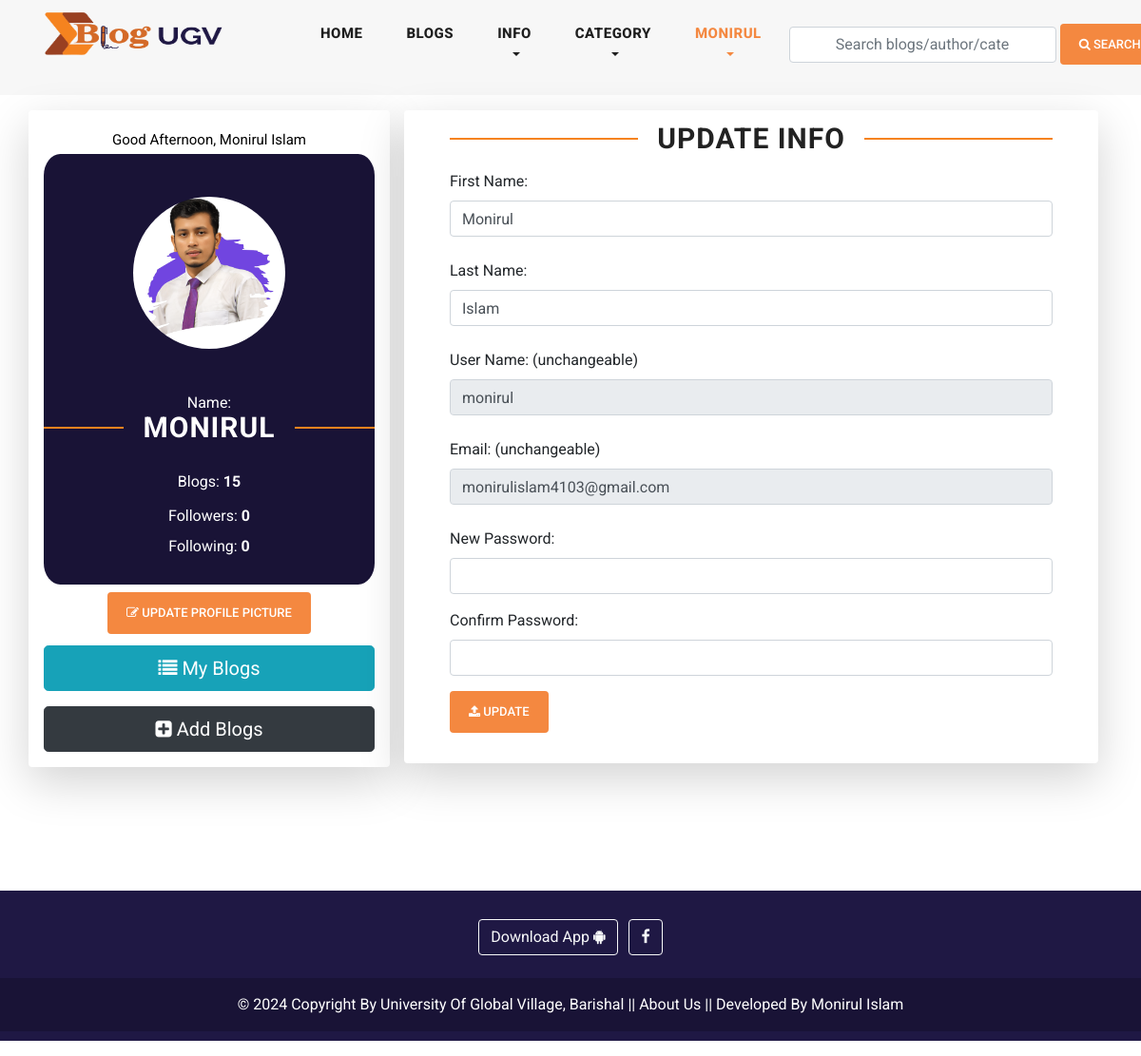
Before: /profile/ (signed in) with the older database file.
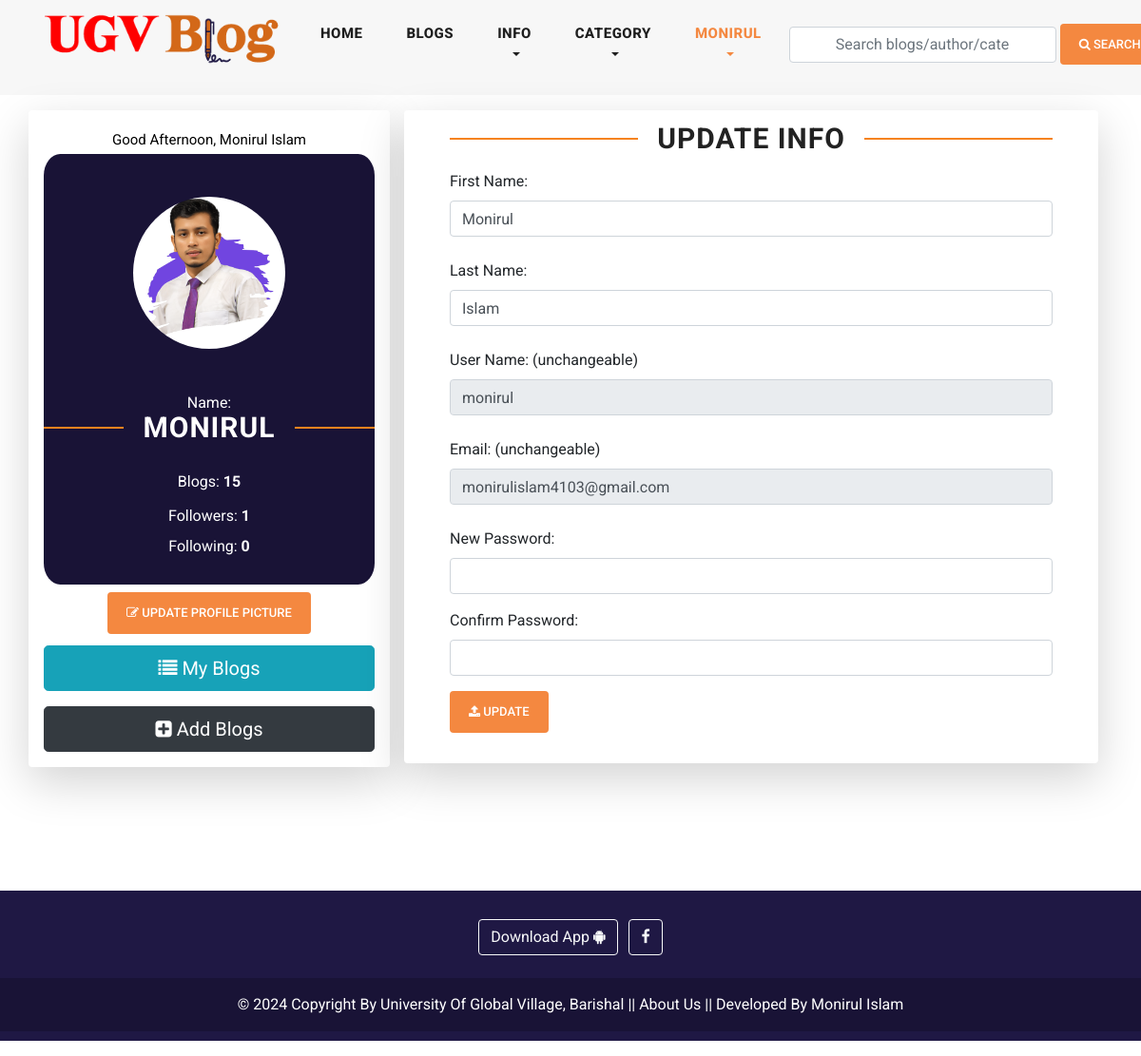
After: the same page with the newer database file.
### blog/models.py (models this page shows, shortened)
class Site(models.Model):
    header_logo = models.ImageField(upload_to="site_info")
    footer_logo = models.ImageField(upload_to="site_info")
    site_name = models.CharField(max_length=25)

### user_profile/models.py (models this page shows, shortened)
class User(AbstractUser):
    email = models.EmailField(
        max_length = 150,
        unique = True,
        error_messages={
            'unique':"The email must be unique for create ",
        }
    )
    profile_image = models.ImageField(
        null = True,
        blank = True,
        upload_to=UploadToPath('users_images'),
    )
    followers = models.ManyToManyField("Follow")
    REQUIRED_FIELDS = ["email"]
    objects = CustomUserManager()
    def get_profile_picture(self):
        url=""
        try:
            url = self.profile_image.url
        except:
            url = ""
        return url

### user_profile/views.py (the view)
# urls.py: path('profile/',profile,name='profile'),
@login_required(login_url='login')
def profile(request):
    greeting = get_greeting()
    account = get_object_or_404(User, pk=request.user.pk)
    if request.method == "POST":
        if request.user.pk != account.pk:
            return redirect('home')
        form = UserProfileUpdateForm(request.POST, instance=account)
        form.fields['username'].disabled = True
        form.fields['email'].disabled = True
        if form.is_valid():
            account.first_name = form.cleaned_data['first_name']
            account.last_name = form.cleaned_data['last_name']
            new_password = form.cleaned_data.get('new_password')
            if new_password:
                account.set_password(new_password)
            account.save()
            messages.success(request, "Profile has been updated successfully")
            return redirect('profile')
        else:
            print(form.errors)
    else:
        form = UserProfileUpdateForm(instance=account)
        form.fields['username'].disabled = True
        form.fields['email'].disabled = True
    context = {
        "account": account,
        "form": form,
        "greeting": greeting,
    }
    return render(request, 'profile.html', context)

### user_profile/forms.py (shortened to what this page needs)
class UserProfileUpdateForm(forms.ModelForm):
    new_password = forms.CharField(widget=forms.PasswordInput(), required=False)
    confirm_password = forms.CharField(widget=forms.PasswordInput(), required=False)
    class Meta:
        model = User
        fields = ("first_name", "last_name", "username", "email", "new_password", "confirm_password")

### blog/context_processors.py (called while the page is built)
def get_all_categories(request):
    categories = Category.objects.all()[:20]
    category_counts = []
    for category in categories:
        blog_count = Blog.objects.filter(category=category).count()
        if blog_count > 0:  # Only include non-empty categories
            category_counts.append({'category': category, 'blog_count': blog_count})
    context = {
        "categories":categories,
        "category_counts": category_counts,
    }
    return context

def site_info(request):
    site = Site.objects.all()
    context = {
        "site":site,
    }
    return context

def ugv_ads(request):
    latest_ad = Ugv_Ad.objects.all()
    context =  {
        'latest_ad': latest_ad,
    }
    return context

### templates/profile.html (shortened to what the changed rows need)
{% extends 'base.html' %}
{% load static %}
{% block content %}
<div class="profile">
    <div class="container">
        <div class="row py-3">
            <div class="col-md-4 shadow-lg p-3 mb-5  rounded ">
                <p class="text-center" style="text-transform: capitalize;">{{ greeting }}, {{user.first_name}} {{user.last_name}}</p>
                <div class="text-center view-profile  ">
                    <img id="account_img" class="rounded rounded-circle profile-picture" src="{{request.user.get_profile_picture}}" alt="">
                    <div class="sidebar-heading seven">
                         Name:
                        <h2 style="color: white; font-weight: bold;">{{account.username}}</h2>
                      </div>
                    <ul class="text-center py-1 ">
                        <li class="py-2">
                            <span>Blogs: <strong>{{account.user_blogs.count}}</strong></span>
                        </li>
                        <li class="py-1">
                            <span>Followers: <strong>{{account.user_followers.count}}</strong></span>
                        </li>
                        <li class="py-1">
                            <span>Following: <strong>{{account.user_follows.count}}</strong></span>
                        </li>
                    </ul>
                </div>
                <div class="text-center pt-2 pb-1">
                    <button type="button" class="btn btn-primary" data-toggle="modal" data-target="#exampleModal">
                    </button>
                </div>
                <ul class="list-group text-center mt-2">
                    <a href="{% url 'my_blogs' %}" class="btn btn-info btn-lg  mb-3 " role="button" aria-pressed="true"><i class="fa fa-list"></i> My Blogs</a>
                    <a href="{% url 'add_blog' %}" class="btn btn-dark btn-lg " role="button" aria-pressed="true"><i class="fa fa-plus-square"></i> Add Blogs</a>
                </ul>
            </div>
            <div class="col-md-8  " >
                  <form class="px-5  shadow-lg p-3 mb-5 bg-white rounded  " action="{% url 'profile' %}" method="POST">
                    <div class="sidebar-heading seven">
                        <h2 style="font-weight: bold;">Update Info </h2>
                      </div>
                    <div class="form-group">
                        <label for="first_name">First Name:</label>
                        <input id="first_name" class="form-control" name="first_name" type="text" value="{{account.first_name}}" autocomplete="nope">
                        <p class="py-1 text-danger errors">{{form.first_name.errors}}</p>
                    </div>
                    <div class="form-group">
                        <label for="last_name">Last Name:</label>
                        <input id="last_name" class="form-control" name="last_name" type="text" value="{{account.last_name}}">
                        <p class="py-1 text-danger errors">{{form.last_name.errors}}</p>
                    </div>
                    <div class="form-group">
                        <label for="username">User Name: (unchangeable)</label>
                        <input id="username" class="form-control" name="username" type="text" value="{{account.username}}" autocomplete="nope" readonly>
                        <p class="py-1 text-danger errors">{{form.username.errors}}</p>
                    </div>
                    <div class="form-group">
                        <label for="email">Email: (unchangeable)</label>
                        <input id="email" class="form-control" name="email" type="email" value="{{account.email}}" autocomplete="nope" readonly>
                        <p class="py-1 text-danger errors">{{form.email.errors}}</p>
                    </div>
                </form>
            </div>
        </div>
    </div>
</div>
{% endblock content %}

### templates/header.html (shortened to what this page needs)
{% load static %}
<header class="">
    <nav class="navbar navbar-expand-lg">
        <div class="container">
            {% for site_instance in site %}
            <a  class="navbar-brand" href="{% url 'home'  %}"><img draggable="false" style="width: 250px; height: 60px;" src="{{site_instance.header_logo.url}}" alt=""></a>
            {% endfor %}
        <div class="collapse navbar-collapse" id="navbarResponsive">
            <ul class="navbar-nav ml-auto">
            <li class="nav-item {% if request.path == '/' %}active{% endif %}">
                <a class="nav-link" href="{% url 'home' %}">Home
                </a>
            </li>
            <li class="nav-item {% if request.path == '/blogs/' %}active{% endif %}">
                <a class="nav-link" href="{% url 'blogs' %}">Blogs</a>
            </li>
            <li class="nav-item dropdown {% if '/top-bloggers/' in request.path %}active {% elif '/about/' in request.path %} active {% elif '/contact/' in request.path %} active {% elif '/archive/' in request.path %} active {% endif %}  ">
                <a class="nav-link dropdown-toggle" href="#" id="navbarDropdown" role="button" data-toggle="dropdown" aria-haspopup="true" aria-expanded="false">
                  Info
                </a>
            </li>
            <li class="nav-item dropdown {% if '/category_blogs/' in request.path %} active {% endif %}">
                <a class="nav-link dropdown-toggle" href="#" id="navbarDropdown" role="button" data-toggle="dropdown" aria-haspopup="true" aria-expanded="false">
                  Category
                </a>
            </li>
            <li>
                {% if request.user.is_authenticated %}
                <li class="nav-item dropdown {% if '/profile/' in request.path %}active {% elif '/user_notifications/' in request.path %}active {% elif '/wishlist/' in request.path %}active {% elif '/line_chart/' in request.path %}active {% endif %} ">
                    <a class="nav-link dropdown-toggle" href="#" id="navbarDropdown" role="button" data-toggle="dropdown" aria-haspopup="true" aria-expanded="false">
                      {% if request.user.username %}
                      {{request.user.username}}
                      {% endif %}
                    </a>
                </li>
                {% else %}
                <li class="nav-item
                {% if request.path == '/login/' %}active{% endif %}">
                    <a class="nav-link" href="{% url 'login' %}">LOGIN</a>
                </li>
                {% endif %}
            </li>
            </ul>
            <form class="form-inline d-flex flex-nowrap my-2 ml-auto search_form" action="{% url 'search_blogs' %}" method="GET" >
                <input class="form-control px-5" name="search" type="text" placeholder="Search blogs/author/category/tags "  required>
                <button class="btn btn-primary ml-1"><i class="fa fa-search"></i> Search</button>
            </form>
        </div>
        </div>
    </nav>
</header>

### templates/footer.html (shortened to what this page needs)
{% load static %}
{% for site in site %}
<div  class="container-fluid my-3 custom-container">
<footer class=" text-center text-white" style="background-color: #1F1844;">
  <div class="container-fluid p-3 pb-0">
    <section class="mb-1">
      <a class="btn btn-outline-light btn-floating m-1" href="#" role="button"
        >Download App  <i class="fa fa-android"></i
      ></a>
      <a class="btn btn-outline-light btn-floating m-1" href="https://www.facebook.com/ugvbarisal/" role="button"
        ><i class="fa fa-facebook-f"></i
      ></a>
    </section>
  </div>
  <div class="text-center p-3" style="background-color: rgba(0, 0, 0, 0.2);">
    <a  class="text-white" target="_blank" href="https://ugv.edu.bd/">© 2024 Copyright By University Of Global Village, Barishal</a> ||
    <a class="text-white"  href="{% url 'about' %}">About Us</a> ||
    <a class="text-white" target="_blank" href="https://www.facebook.com/moniruldevelopers"> Developed By Monirul Islam</a>
  </div>
</footer>
</div>
{% endfor %}

Changed rows visible on the page:
changed Site: header_logo: a different picture
changed User "MONIRUL": user_followers.count "0" → "1"
